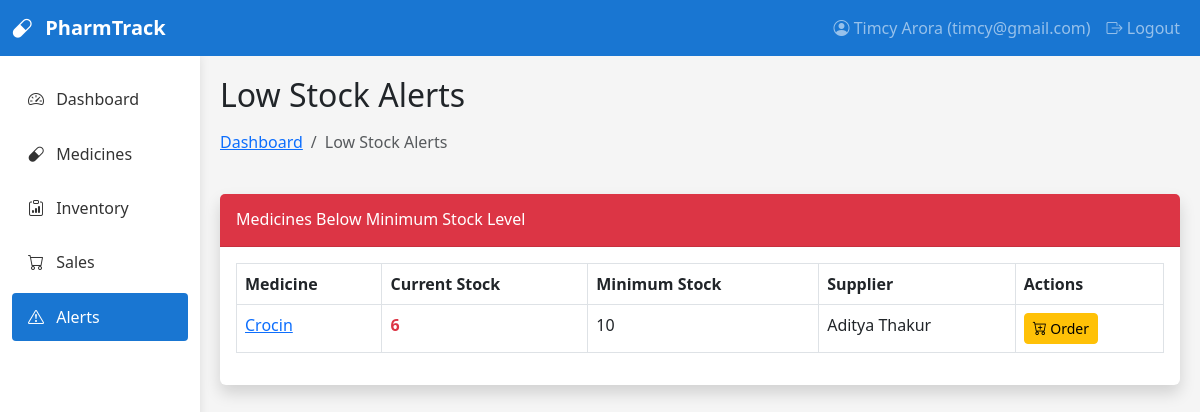
Screenshot of /alerts/low-stock/ (signed in) with the database file from the repository.
### medicine/models.py (models this page shows, shortened)
class MedicineUser(AbstractUser):
    username = None
    email = models.EmailField('Email Address', unique=True)
    first_name = models.CharField(max_length=30)
    last_name = models.CharField(max_length=30)
    is_active = models.BooleanField(default=True)
    is_staff = models.BooleanField(default=False)
    date_joined = models.DateTimeField(auto_now_add=True)
    USERNAME_FIELD = 'email'
    REQUIRED_FIELDS = ['first_name', 'last_name']
    objects = UserManager()
    def __str__(self):
        return f"{self.first_name} {self.last_name} ({self.email})"
    class Meta:
        verbose_name = 'User'
        verbose_name_plural = 'Users'

class Medicine(models.Model):
    name = models.CharField(max_length=100)
    generic_name = models.CharField(max_length=100, blank=True, null=True)
    category = models.TextField(max_length=50)
    description = models.TextField(blank=True, null=True)
    minimum_stock = models.PositiveIntegerField(default=10)
    supplier = models.TextField(max_length=50)
    user = models.ForeignKey(MedicineUser, on_delete=models.CASCADE, related_name='medicines')
    @property
    def current_stock(self):
        return sum(batch.current_quantity for batch in self.batches.filter(is_active=True))
    @property
    def is_low_stock(self):
        return self.current_stock < self.minimum_stock

class MedicineBatch(models.Model):
    medicine = models.ForeignKey(Medicine, on_delete=models.CASCADE, related_name='batches')
    user = models.ForeignKey(MedicineUser, on_delete=models.CASCADE, related_name='medicine_batches')
    batch_number = models.CharField(max_length=50)
    manufacturing_date = models.DateField()
    expiry_date = models.DateField()
    purchase_price = models.DecimalField(max_digits=10, decimal_places=2)
    selling_price = models.DecimalField(max_digits=10, decimal_places=2)
    quantity_received = models.PositiveIntegerField()
    current_quantity = models.PositiveIntegerField()
    received_date = models.DateField(default=timezone.now)
    is_active = models.BooleanField(default=True)
    class Meta:
        verbose_name_plural = "Medicine Batches"

### medicine/views.py (the view)
# urls.py: path('alerts/low-stock/', views.low_stock_alerts, name='low_stock_alerts'),
@login_required
def low_stock_alerts(request):
    medicines = Medicine.objects.filter(user=request.user)
    low_stock_medicines = [medicine for medicine in medicines if medicine.is_low_stock]
    context = {
        'low_stock_medicines': low_stock_medicines,
    }
    return render(request, 'medicine/low_stock_alerts.html', context)

### medicine/templates/medicine/low_stock_alerts.html (shortened to what this page needs)
{% extends 'medicine/base.html' %}
{% block page_title %}Low Stock Alerts{% endblock %}
{% block breadcrumb %}
<nav aria-label="breadcrumb">
    <ol class="breadcrumb">
        <li class="breadcrumb-item"><a href="{% url 'dashboard' %}">Dashboard</a></li>
        <li class="breadcrumb-item active" aria-current="page">Low Stock Alerts</li>
    </ol>
</nav>
{% endblock %}
{% block content %}
<div class="card shadow mb-4">
    <div class="card-header py-3 bg-danger text-white">
        <h6 class="m-0 font-weight-bold">Medicines Below Minimum Stock Level</h6>
    </div>
    <div class="card-body">
        <div class="table-responsive">
            <table class="table table-bordered table-hover">
                <thead>
                    <tr>
                        <th>Medicine</th>
                        <th>Current Stock</th>
                        <th>Minimum Stock</th>
                        <th>Supplier</th>
                        <th>Actions</th>
                    </tr>
                </thead>
                <tbody>
                    {% for medicine in low_stock_medicines %}
                    <tr>
                        <td><a href="/">{{ medicine.name }}</a></td>
                        <td class="text-danger fw-bold">{{ medicine.current_stock }}</td>
                        <td>{{ medicine.minimum_stock }}</td>
                        <td>{{ medicine.supplier }}</td>
                        <td>
                            <div class="btn-group">
                                <a href="{% url 'add_medicine_batch' medicine_id=medicine.id %}" class="btn btn-sm btn-warning">
                                    <i class="bi bi-cart-plus"></i> Order
                                </a>
                            </div>
                        </td>
                    </tr>
                    {% empty %}
                    <tr>
                        <td colspan="6" class="text-center">No medicines with low stock found.</td>
                    </tr>
                    {% endfor %}
                </tbody>
            </table>
        </div>
    </div>
</div>
{% endblock %}

### medicine/templates/medicine/base.html (shortened to what this page needs)
<!DOCTYPE html>
<html lang="en">
<head>
    <link href="https://cdn.jsdelivr.net/npm/bootstrap@5.3.0-alpha1/dist/css/bootstrap.min.css" rel="stylesheet">
    <link rel="stylesheet" href="https://cdn.jsdelivr.net/npm/bootstrap-icons@1.10.3/font/bootstrap-icons.css">
</head>
<body>
    <nav class="navbar navbar-expand-lg navbar-dark" style="background-color: var(--primary-color);">
        <div class="container-fluid">
            <a class="navbar-brand" href="{% url 'dashboard' %}">
                <i class="bi bi-capsule me-2"></i>
                PharmTrack
            </a>
            <div class="collapse navbar-collapse" id="navbarNav">
                <ul class="navbar-nav ms-auto">
                    <li class="nav-item">
                        <a class="nav-link" href="#">
                            <i class="bi bi-person-circle"></i> {{request.user}}
                        </a>
                    </li>
                    <li class="nav-item">
                        <a class="nav-link" href="{% url 'logout' %}">
                            <i class="bi bi-box-arrow-right"></i> Logout
                        </a>
                    </li>
                </ul>
            </div>
        </div>
    </nav>
    <div class="container-fluid">
        <div class="row">
            <div class="col-md-3 col-lg-2 sidebar py-3">
                <ul class="nav flex-column">
                    <li class="nav-item">
                        <a class="nav-link {% if request.path == '/' %}active{% endif %}" href="{% url 'dashboard' %}">
                            <i class="bi bi-speedometer2"></i> Dashboard
                        </a>
                    </li>
                    <li class="nav-item">
                        <a class="nav-link {% if 'medicines' in request.path %}active{% endif %}" href="{% url 'medicine_list' %}">
                            <i class="bi bi-capsule"></i> Medicines
                        </a>
                    </li>
                    <li class="nav-item">
                        <a class="nav-link {% if 'inventory/report' in request.path %}active{% endif %}" href="{% url 'inventory_report' %}">
                            <i class="bi bi-clipboard-data"></i> Inventory
                        </a>
                    </li>
                    <li class="nav-item">
                        <a class="nav-link {% if 'sales' in request.path %}active{% endif %}" href="{% url 'sale_list' %}">
                            <i class="bi bi-cart"></i> Sales
                        </a>
                    </li>
                    <li class="nav-item">
                        <a class="nav-link position-relative {% if 'alerts' in request.path %}active{% endif %}" href="{% url 'low_stock_alerts' %}">
                            <i class="bi bi-exclamation-triangle"></i> Alerts
                        </a>
                    </li>
                </ul>
            </div>
            <div class="col-md-9 col-lg-10 main-content">
                <div class="mb-4">
                    <h2 class="mb-3">{% block page_title %}{% endblock %}</h2>
                    <div class="d-flex justify-content-between">
                        <div>
                            {% block breadcrumb %}{% endblock %}
                        </div>
                    </div>
                </div>
                {% block content %}{% endblock %}
            </div>
        </div>
    </div>
</body>
</html>

### medicine/templates/medicine/base.html (style rules this page uses)
:root { --primary-color: #1976D2; --secondary-color: #64B5F6; --success-color: #4CAF50; --danger-color: #F44336; --warning-color: #FFC107; }
body { font-family: 'Segoe UI', Tahoma, Geneva, Verdana, sans-serif; background-color: #f5f5f5; }
.sidebar { background-color: #fff; min-height: calc(100vh - 56px); box-shadow: 0 0 10px rgba(0, 0, 0, 0.1); }
.sidebar .nav-link { color: #333; padding: 0.75rem 1rem; border-radius: 0.25rem; margin: 0.2rem 0; }
.sidebar .nav-link.active { background-color: var(--primary-color); color: white; }
.sidebar .nav-link i { margin-right: 0.5rem; }
.navbar-brand { font-weight: 600; }
.main-content { padding: 20px; }
.card { border: none; box-shadow: 0 0 10px rgba(0, 0, 0, 0.1); margin-bottom: 20px; }
.card-header { background-color: #fff; border-bottom: 1px solid rgba(0, 0, 0, 0.1); font-weight: 600; }

### rows the page displays
MedicineUser: user "Timcy Arora (timcy@gmail.com)"
Medicine: name "Crocin", current_stock "6", minimum_stock "10", supplier "Aditya Thakur"
